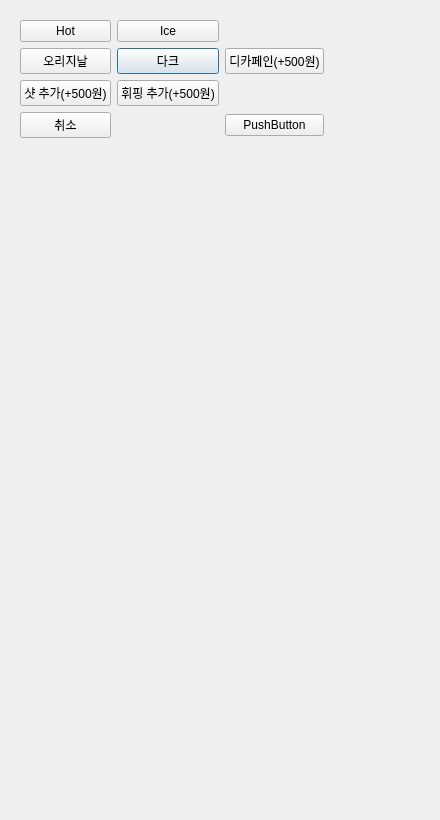
<?xml version="1.0" encoding="UTF-8"?>
<ui version="4.0">
 <class>MenuOptionDialog</class>
 <widget class="QDialog" name="MenuOptionDialog">
  <property name="geometry">
   <rect>
    <x>0</x>
    <y>0</y>
    <width>440</width>
    <height>820</height>
   </rect>
  </property>
  <property name="windowTitle">
   <string>Dialog</string>
  </property>
  <layout class="QFormLayout" name="formLayout_2">
   <item row="0" column="0">
    <widget class="QWidget" name="widget" native="true">
     <layout class="QGridLayout" name="gridLayout">
      <item row="1" column="1">
       <widget class="QPushButton" name="pushButton_4">
        <property name="text">
         <string>다크</string>
        </property>
       </widget>
      </item>
      <item row="0" column="0">
       <widget class="QPushButton" name="pushButton_6">
        <property name="text">
         <string>Hot</string>
        </property>
       </widget>
      </item>
      <item row="1" column="0">
       <widget class="QPushButton" name="pushButton">
        <property name="text">
         <string>오리지날</string>
        </property>
       </widget>
      </item>
      <item row="1" column="2">
       <widget class="QPushButton" name="pushButton_7">
        <property name="text">
         <string>디카페인(+500원)</string>
        </property>
       </widget>
      </item>
      <item row="0" column="1">
       <widget class="QPushButton" name="pushButton_3">
        <property name="text">
         <string>Ice</string>
        </property>
       </widget>
      </item>
      <item row="3" column="1">
       <widget class="QPushButton" name="pushButton_8">
        <property name="text">
         <string>휘핑 추가(+500원)</string>
        </property>
       </widget>
      </item>
      <item row="3" column="0">
       <widget class="QPushButton" name="pushButton_5">
        <property name="text">
         <string>샷 추가(+500원)</string>
        </property>
       </widget>
      </item>
      <item row="5" column="2">
       <widget class="QPushButton" name="pushButton_2">
        <property name="text">
         <string>PushButton</string>
        </property>
       </widget>
      </item>
      <item row="5" column="0">
       <widget class="QPushButton" name="pushButton_9">
        <property name="text">
         <string>취소</string>
        </property>
       </widget>
      </item>
     </layout>
    </widget>
   </item>
  </layout>
 </widget>
 <resources/>
 <connections/>
</ui>
